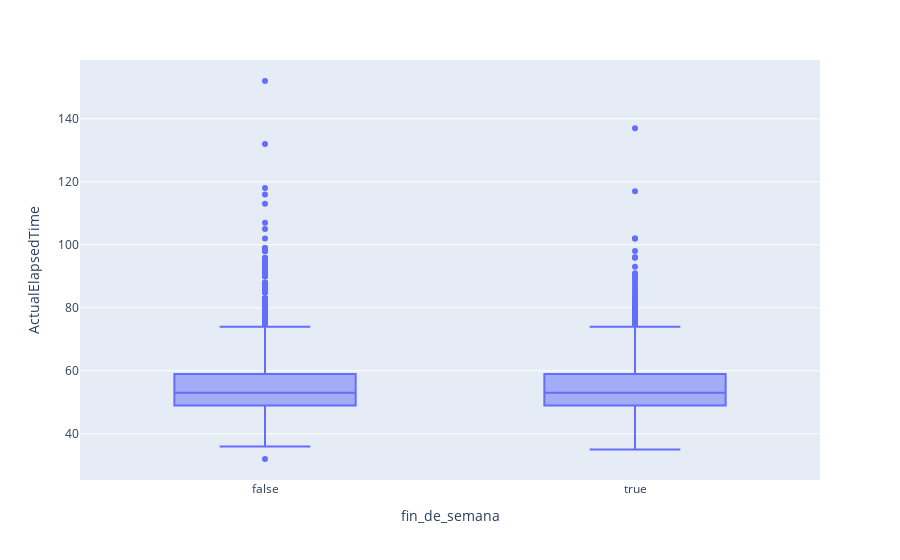

Source (notebook cell):
### Markdown cell above
**Usando Plotly**

### Code cell
px.box(diagrama_cajas_datos, x = 'fin_de_semana', y = 'ActualElapsedTime')

### Figure 1 — Plotly figure (JSON) as saved in the notebook; plotly's stock layout.template omitted (floating-point values rounded to 4 significant figures; data arrays with more than 128 entries replaced by an {"elided": "..."} marker saying what was removed)
{"data": [{"alignmentgroup": "True", "hovertemplate": "fin_de_semana=%{x}<br>ActualElapsedTime=%{y}<extra></extra>", "legendgroup": "", "marker": {"color": "#636efa"}, "name": "", "notched": false, "offsetgroup": "", "orientation": "v", "showlegend": false, "type": "box", "x": {"elided": "11128 bool values"}, "x0": " ", "xaxis": "x", "y": {"elided": "11128 float values"}, "y0": " ", "yaxis": "y"}], "layout": {"boxmode": "group", "legend": {"tracegroupgap": 0}, "margin": {"t": 60}, "xaxis": {"anchor": "y", "domain": [0, 1], "title": {"text": "fin_de_semana"}}, "yaxis": {"anchor": "x", "domain": [0, 1], "title": {"text": "ActualElapsedTime"}}}}
